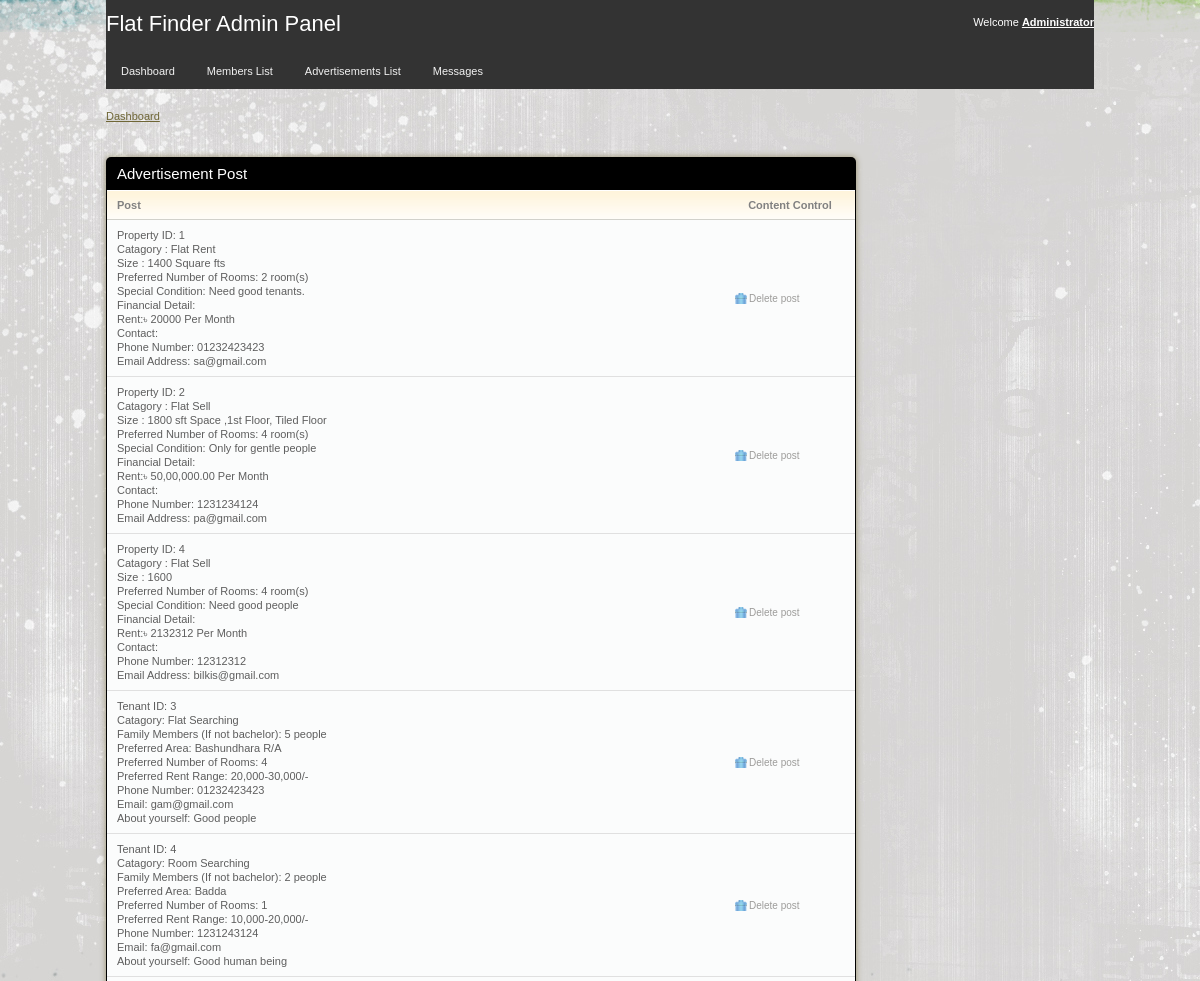
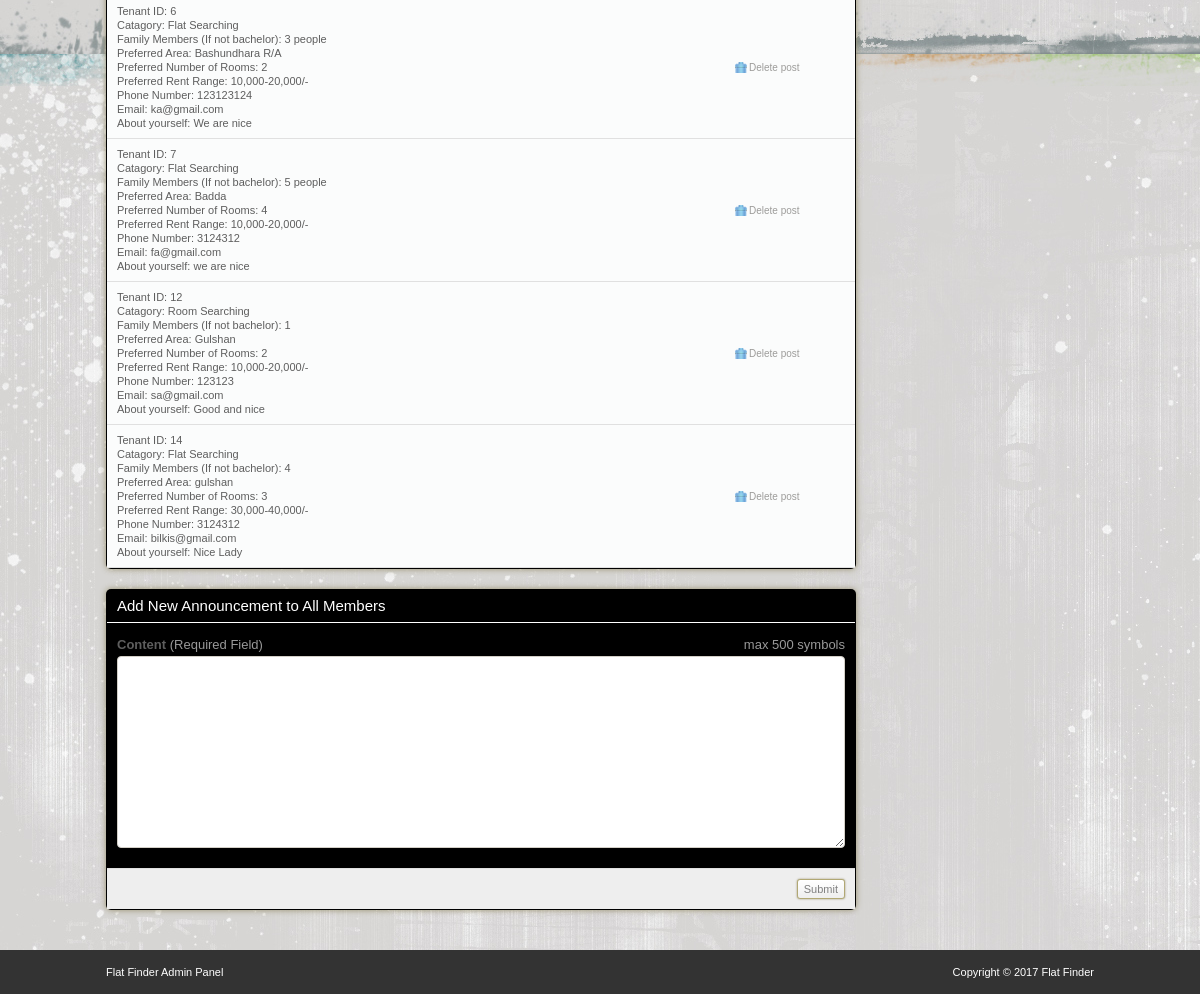
The app's page /AdminPanel/AdminAdvertise.php with its own data (2 pictures, top to bottom).
### tables this page shows
CREATE TABLE `owner` (
  `O_ID` int(30) NOT NULL,
  `Catagory` varchar(20) NOT NULL,
  `Size` varchar(200) NOT NULL,
  `Rent` varchar(100) NOT NULL,
  `NOR` varchar(200) NOT NULL,
  `Phone` varchar(20) NOT NULL,
  `Email` varchar(30) NOT NULL,
  `SP_Condition` varchar(400) NOT NULL
);

CREATE TABLE `tenant` (
  `T_ID` int(20) NOT NULL,
  `Catagory` varchar(25) NOT NULL,
  `Member` varchar(50) NOT NULL,
  `Area` varchar(100) NOT NULL,
  `Room` varchar(30) NOT NULL,
  `F_Range` varchar(30) NOT NULL,
  `Phone` varchar(20) NOT NULL,
  `Email` varchar(30) NOT NULL,
  `About` varchar(200) NOT NULL
);

### AdminPanel/AdminAdvertise.php (the view, shortened to what this page needs)
<?php
include_once("config.php");
$result1 = "SELECT *
    FROM owner
    ORDER BY O_ID ASC";
$result1 = mysqli_query($conn, $result1);
$result2 = "SELECT *
    FROM tenant
    ORDER BY T_ID ASC";
$result2 = mysqli_query($conn, $result2);
?>
<!DOCTYPE html>
<html>
<head>
	<link rel="stylesheet" href="css/style.css" type="text/css" media="all" />
</head>
<body>
<div id="header">
	<div class="shell">
		<div id="top">
			<h1><a href="#">Flat Finder Admin Panel</a></h1>
			<div id="top-navigation">
				Welcome <a href="admin.php"><strong>Administrator</strong></a>
			</div>
		</div>
		<div id="navigation">
			<ul>
			    <li><a href="admin.php"><span>Dashboard</span></a></li>
			    <li><a href="member.php"><span>Members List</span></a></li>
			    <li><a href="AdminAdvertise.php"><span>Advertisements List</span></a></li>
			    <li><a href="AdminMessage.php"><span>Messages</span></a></li>
			</ul>
		</div>
	</div>
</div>
<div id="container">
	<div class="shell">
		<div class="small-nav">
			<a href="admin.php">Dashboard</a>
		</div>
		<br />
		<div id="main">
			<div id="content">
				<div class="box">
					<div class="box-head">
						<h2 class="left">Advertisement Post</h2>
					</div>
					<div class="table">
						<table width="100%" border="0" cellspacing="0" cellpadding="0">
							<tr>
								<th>Post</th>
								<th width="110" class="ac">Content Control</th>
							</tr>
<?php
  while($res1 = mysqli_fetch_array($result1)) {
	echo "<tr>";
	echo "<td> Property ID:  ".$res1['O_ID']. "</br>";
		echo "Catagory :  ".$res1['Catagory']. "</br>";
    echo "Size : ".$res1['Size']."</br>";
    echo "Preferred Number of Rooms: " .$res1['NOR']. " room(s)</br>";
  	echo "Special Condition: ".$res1['SP_Condition']."</br>";
    echo "Financial Detail:</br>";
  	echo "Rent:&#2547; " .$res1['Rent']. " Per Month </br> ";
    echo "Contact: </br>";
    echo "Phone Number: " .$res1['Phone']."</br>";
    echo "Email Address: " .$res1['Email']."</td>";
    echo "<td><a href=\"deletepost.php?id=$res1[O_ID]\"
					onClick=\"return confirm('Are you sure you want to delete this post?')\" class='ico del'>Delete post</a></td>";
	echo "</tr>";
    }
      while($res2 = mysqli_fetch_array($result2)) {
          echo "<tr>";
          echo "<td>Tenant ID:  ".$res2['T_ID']. "</br>";
          echo  "Catagory: ".$res2['Catagory']. "</br>";
          echo  "Family Members (If not bachelor): ".$res2['Member']."</br>";
          echo  "Preferred Area: ".$res2['Area']."</br>";
          echo "Preferred Number of Rooms: ".$res2['Room']."</br>";
          echo "Preferred Rent Range: ".$res2['F_Range']."</br>";
          echo "Phone Number: ".$res2['Phone']."</br>";
          echo "Email: ".$res2['Email']."</br>";
          echo "About yourself: ".$res2['About']."</td>";
          echo "<td><a href=\"deletepostt.php?id=$res2[T_ID]\"
					onClick=\"return confirm('Are you sure you want to delete this post?')\" class='ico del'>Delete post</a></td>";
          echo "</tr>";
    }
  ?>
						</table>
					</div>
				</div>
				<div class="box">
					<div class="box-head">
						<h2>Add New Announcement to All Members</h2>
					</div>
					<form action="AdminAdvertise.php" method="post">
						<div class="form">
								<p>
									<span class="req">max 500 symbols</span>
									<label>Content <span>(Required Field)</span></label>
									<textarea class="field size1" rows="10" cols="30" name="msg"></textarea>
								</p>
						</div>
						<div class="buttons">
							<input type="submit" class="button" value="Submit"  name="Submit" />
						</div>
					</form>
				</div>
			</div>
		</div>
	</div>
</div>
<div id="footer">
	<div class="shell">
		<span class="left">Flat Finder Admin Panel</span>
		<span class="right">
			Copyright &copy; 2017 Flat Finder
		</span>
	</div>
</div>
</body>
</html>

### AdminPanel/css/style.css (style rules this page uses)
* { padding:0; margin:0; outline:0; }
body { background:#f9ebae; font-family: Verdana, sans-serif; font-size:11px; line-height:14px; color:#5e5e5e; background-image: url(images/back.jpg); }
input, textarea, select { font-family: Verdana, sans-serif; font-size:13px; }
textarea { overflow:hidden; }
.field { border:solid 1px #d3cfc7; background:#fff; padding:5px; }
.button { background:#eee url(images/button.gif) repeat-x 0 0; border:solid 1px #b1a874; color:#7f7f7f; font-size:11px; padding:2px 6px 2px 6px; cursor:pointer; line-height:14px !important; }
a { color:#ba4c32; text-decoration: underline; cursor:pointer; }
.left, .alignleft { float:left; display:inline; }
.right, .alignright { float:right; display:inline; }
.ac { text-align: center !important; }
h1 { font-size:22px; line-height:24px; color:#fff; font-weight: normal; }
h1 a { color:#fff; text-decoration: none; }
h2 { font-size:15px; font-weight: normal; }
.shell { width:988px; margin:0 auto; }
#header { height:89px; white-space:nowrap; }
#header h1 { float:left; display:inline; padding-top:12px; }
#top-navigation { float:right; white-space:nowrap; color:#fff; padding-top:15px; }
#top-navigation a { color:#fff; }
#top { height:53px; background:#333; }
#navigation { height:36px; background-color: #333; }
#navigation ul { list-style-type: none; display: block; }
#navigation ul li { float:left; display:inline; margin-right:2px; }
#navigation ul li a, #navigation ul li a span { float:left; height:36px; no-repeat 0 0; padding:0 0 0 15px; }
#navigation ul li a span { background-position:right 0; padding:0 15px 0 0; }
#navigation ul li a { line-height:36px; color:#907525; text-decoration: none; color:#f2f2f2 }
#container { padding:20px 0; }
.small-nav { color:#978b48; padding-bottom:20px; }
.small-nav a { color:#6f6636; }
#content { float:left; width:750px; }
.table th { background:#fffdfa url(images/th.gif) repeat-x 0 0; color:#818181; text-align: left; padding:7px 10px; border-bottom:solid 1px #d2d1cb; }
.table td { background:#fbfcfc; border-bottom:solid 1px #e0e0e0; padding:8px 10px; }
.box { background:black; height:100%; padding:1px; margin-bottom:20px; }
.box-head { background:black; height:32px; color:#fff; padding: 0 10px; line-height:32px; white-space:nowrap; border-bottom:solid 1px #fff; }
a.ico { color:#9d9c9a; font-size:10px; text-decoration: none; padding:0 0 0 14px; background-repeat:no-repeat; background-position:0 0; }
a.del { background-image:url(images/del.gif) }
.form { padding:15px 10px 5px 10px; }
.form label { display:block; font-weight: bold; font-size:13px; padding-bottom:4px; }
.form label span { color:#999; font-weight: normal; }
.form .field { display:block; }
.form .req { font-size:13px; float:right; white-space:nowrap; color:#999; }
.form p { padding-bottom:15px; }
.size1 { width:716px; }
textarea.size1 { height:180px; }
.buttons { text-align: right; padding:10px; background:#eee; border-top:solid 1px #e0e0e0; }
.buttons .button { margin-left:3px; }
#footer { height:44px; background:#333; line-height:44px; color:#fff; bottom: 0; }
.box { -moz-border-radius:5px; -webkit-border-radius:5px; -moz-box-shadow: 0 0 6px #978f6c; -webkit-box-shadow: 0 0 6px #978f6c; }
.box-head { -moz-border-radius-topleft:5px; -moz-border-radius-topright:5px; -webkit-border-top-left-radius:5px; -webkit-border-top-right-radius:5px; }
.field, .button { -moz-border-radius:4px; -webkit-border-radius:4px; }
.small-field, .button, .pagging a { -moz-border-radius:3px; -webkit-border-radius:3px; }
.button { -moz-box-shadow: 0 0 2px #978f6c; -webkit-box-shadow: 0 0 2px #978f6c; }

### records on screen
owner: O_ID "1", Catagory "Flat Rent", Size "1400 Square fts", NOR "2", SP_Condition "Need good tenants.", Rent "20000", Phone "01232423423", Email "sa@gmail.com"
owner: O_ID "2", Catagory "Flat Sell", Size "1800 sft Space ,1st Floor, Tiled Floor", NOR "4", SP_Condition "Only for gentle people", Rent "50,00,000.00", Phone "1231234124", Email "pa@gmail.com"
owner: O_ID "4", Catagory "Flat Sell", Size "1600", NOR "4", SP_Condition "Need good people", Rent "2132312", Phone "12312312", Email "bilkis@gmail.com"
tenant: T_ID "3", Catagory "Flat Searching", Member "5 people", Area "Bashundhara R/A", Room "4", F_Range "20,000-30,000/-", Phone "01232423423", Email "gam@gmail.com", About "Good people"
tenant: T_ID "4", Catagory "Room Searching", Member "2 people", Area "Badda", Room "1", F_Range "10,000-20,000/-", Phone "1231243124", Email "fa@gmail.com", About "Good human being"
tenant: T_ID "6", Catagory "Flat Searching", Member "3 people", Area "Bashundhara R/A", Room "2", F_Range "10,000-20,000/-", Phone "123123124", Email "ka@gmail.com", About "We are nice"
tenant: T_ID "7", Catagory "Flat Searching", Member "5 people", Area "Badda", Room "4", F_Range "10,000-20,000/-", Phone "3124312", Email "fa@gmail.com", About "we are nice"
tenant: T_ID "12", Catagory "Room Searching", Member "1", Area "Gulshan", Room "2", F_Range "10,000-20,000/-", Phone "123123", Email "sa@gmail.com", About "Good and nice"
tenant: T_ID "14", Catagory "Flat Searching", Member "4", Area "gulshan", Room "3", F_Range "30,000-40,000/-", Phone "3124312", Email "bilkis@gmail.com", About "Nice Lady"
